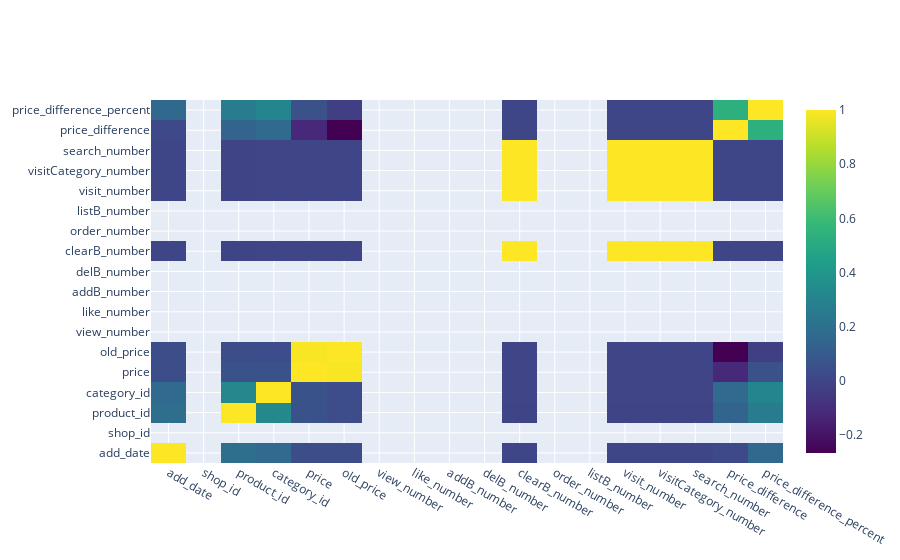

Source (notebook cell):
### Code cell
corr_matrix = products_features.drop('title', axis=1).corr()

fig = pgo.Figure(data=pgo.Heatmap(
    z=corr_matrix.values,  
    x=corr_matrix.columns, 
    y=corr_matrix.index,   
    colorscale='Viridis',
))

fig.show()

### Figure 1 — Plotly figure (JSON) as saved in the notebook; plotly's stock layout.template omitted (floating-point values rounded to 4 significant figures; data arrays with more than 128 entries replaced by an {"elided": "..."} marker saying what was removed)
{"data": [{"colorscale": [[0, "#440154"], [0.1111, "#482878"], [0.2222, "#3e4989"], [0.3333, "#31688e"], [0.4444, "#26828e"], [0.5556, "#1f9e89"], [0.6667, "#35b779"], [0.7778, "#6ece58"], [0.8889, "#b5de2b"], [1, "#fde725"]], "type": "heatmap", "x": ["add_date", "shop_id", "product_id", "category_id", "price", "old_price", "view_number", "like_number", "addB_number", "delB_number", "clearB_number", "order_number", "listB_number", "visit_number", "visitCategory_number", "search_number", "price_difference", "price_difference_percent"], "y": ["add_date", "shop_id", "product_id", "category_id", "price", "old_price", "view_number", "like_number", "addB_number", "delB_number", "clearB_number", "order_number", "listB_number", "visit_number", "visitCategory_number", "search_number", "price_difference", "price_difference_percent"], "z": {"elided": "18x18 float values"}}], "layout": {}}
